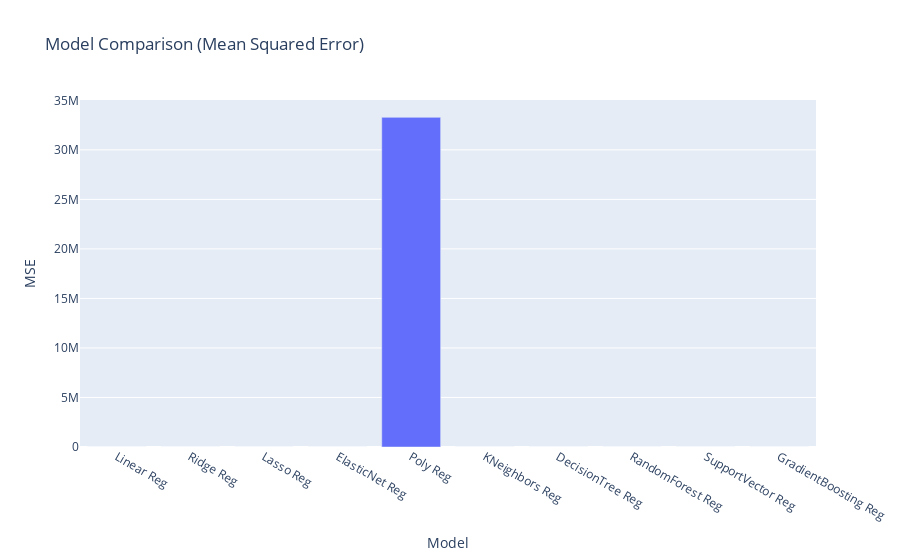

Notebook code for this chart:
### Code cell
mseDf = pd.DataFrame(list(zip(models, mseScores)), columns = ['Model', 'MSE'])
fig = px.bar(mseDf, x='Model', y='MSE', title='Model Comparison (Mean Squared Error)')
fig.show()

### Figure 1 — Plotly figure (JSON) as saved in the notebook; plotly's stock layout.template omitted (floating-point values rounded to 4 significant figures)
{"data": [{"alignmentgroup": "True", "hovertemplate": "Model=%{x}<br>MSE=%{y}<extra></extra>", "legendgroup": "", "marker": {"color": "#636efa", "pattern": {"shape": ""}}, "name": "", "offsetgroup": "", "orientation": "v", "showlegend": false, "textposition": "auto", "type": "bar", "x": ["Linear Reg", "Ridge Reg", "Lasso Reg", "ElasticNet Reg", "Poly Reg", "KNeighbors Reg", "DecisionTree Reg", "RandomForest Reg", "SupportVector Reg", "GradientBoosting Reg"], "xaxis": "x", "y": [1.105, 13.5, 17.55, 15.73, 33280000.0, 3.383, 3.958, 5.914, 319.9, 2.669], "yaxis": "y"}], "layout": {"barmode": "relative", "legend": {"tracegroupgap": 0}, "title": {"text": "Model Comparison (Mean Squared Error)"}, "xaxis": {"anchor": "y", "domain": [0, 1], "title": {"text": "Model"}}, "yaxis": {"anchor": "x", "domain": [0, 1], "title": {"text": "MSE"}}}}
